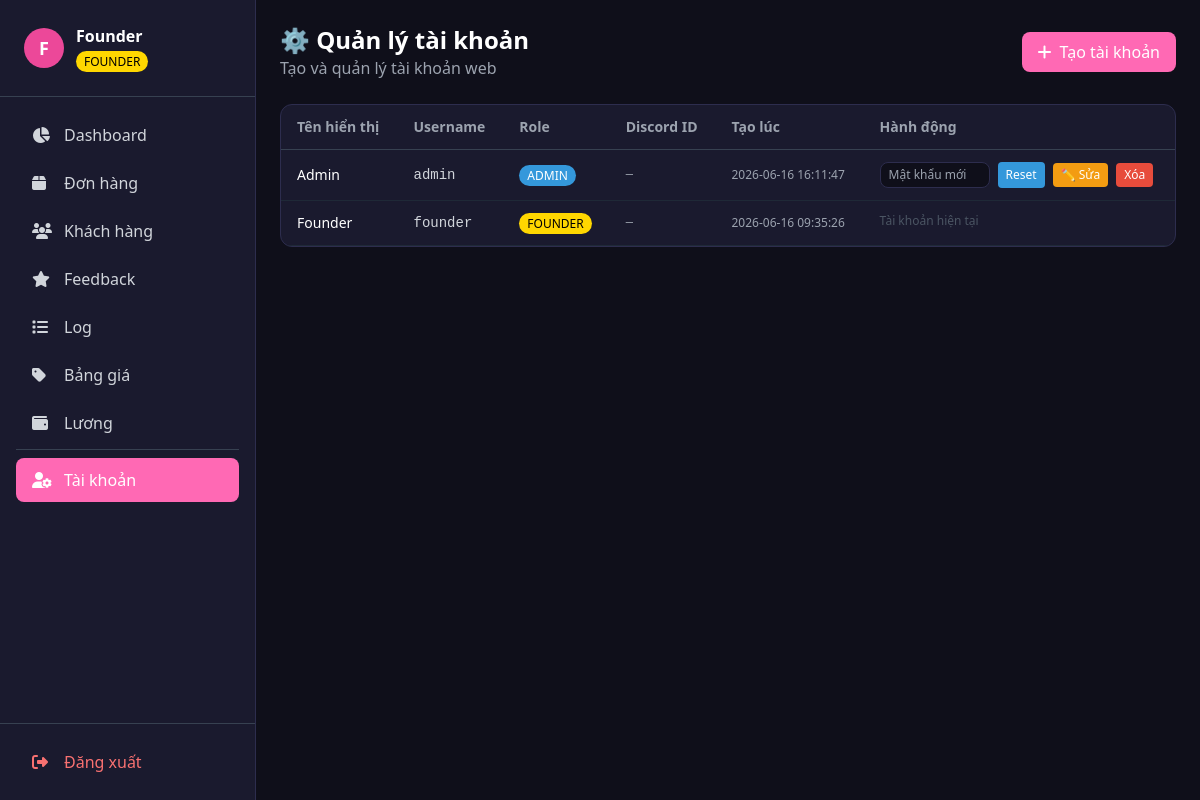
The app's page /accounts (signed in), older data.
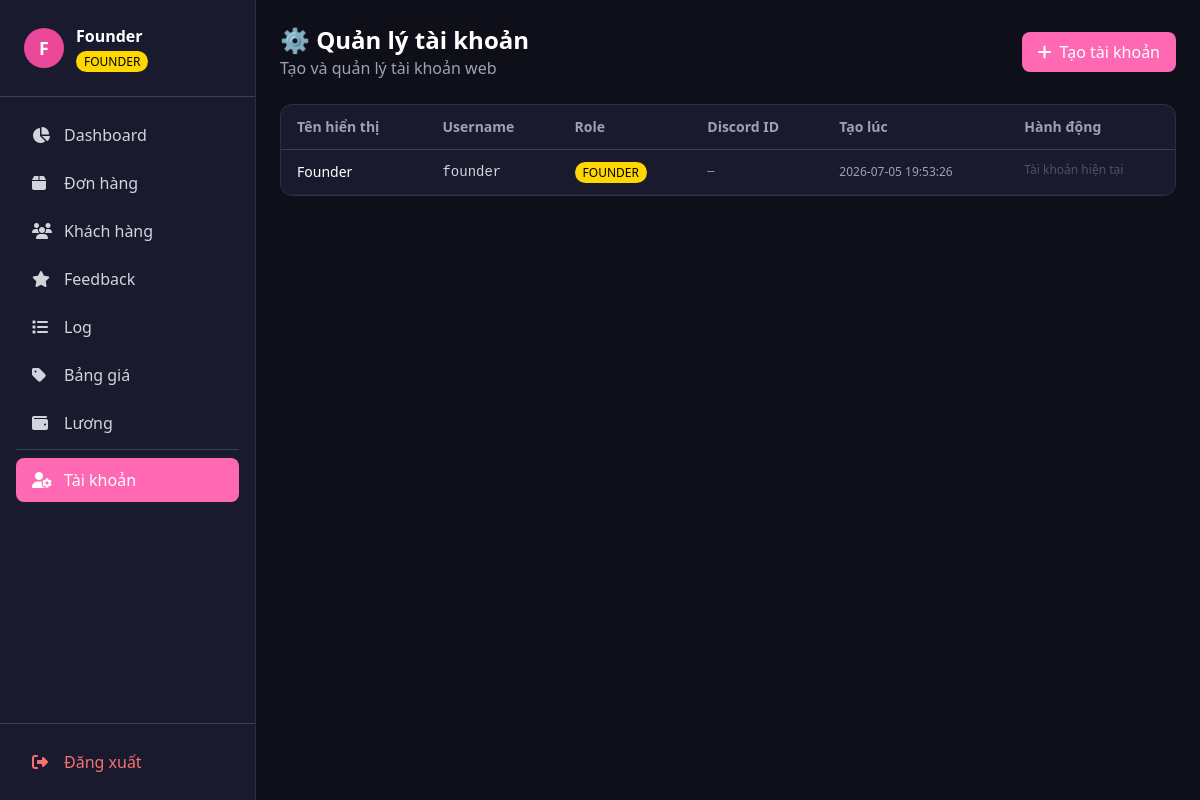
The same page, newer data.
### tables this page shows
CREATE TABLE web_users (
            id           INTEGER PRIMARY KEY AUTOINCREMENT,
            username     TEXT    UNIQUE NOT NULL,
            password     TEXT    NOT NULL,
            display_name TEXT    NOT NULL,
            role         TEXT    NOT NULL DEFAULT 'support',
            discord_id   TEXT,
            created_at   TEXT    DEFAULT (datetime('now','localtime'))
        );

### web/app.py (the view)
@app.route("/accounts")
@login_required
@role_required("founder")
def accounts():
    users = wdb.get_all_users()
    return render_template("accounts.html", users=users)

### web/app.py (called while the page is built)
def login_required(f):
    @wraps(f)
    def decorated(*args, **kwargs):
        if "user_id" not in session:
            return redirect(url_for("login"))
        return f(*args, **kwargs)
    return decorated

def role_required(*roles):
    def decorator(f):
        @wraps(f)
        def decorated(*args, **kwargs):
            if session.get("role") not in roles:
                flash("❌ Bạn không có quyền truy cập trang này!", "error")
                return redirect(url_for("dashboard"))
            return f(*args, **kwargs)
        return decorated
    return decorator

### web_db.py (called while the page is built)
def get_conn():
    conn = sqlite3.connect(DB_PATH)
    conn.row_factory = sqlite3.Row
    return conn

def get_all_users():
    conn = get_conn()
    rows = conn.execute("SELECT * FROM web_users ORDER BY role, username").fetchall()
    conn.close()
    return list(rows)

### web/templates/accounts.html (shortened to what this page needs)
{% extends "base.html" %}
{% block content %}
<div class="mb-6 flex items-center justify-between">
    <div>
        <h1 class="text-2xl font-bold text-white">⚙️ Quản lý tài khoản</h1>
        <p class="text-gray-400">Tạo và quản lý tài khoản web</p>
    </div>
    <a href="/accounts/create" class="btn-primary"><i class="fa fa-plus mr-2"></i>Tạo tài khoản</a>
</div>
<div class="card overflow-hidden">
    <table class="w-full text-sm">
        <thead>
            <tr class="border-b border-gray-700 text-gray-400">
                <th class="px-4 py-3 text-left">Tên hiển thị</th>
                <th class="px-4 py-3 text-left">Username</th>
                <th class="px-4 py-3 text-left">Role</th>
                <th class="px-4 py-3 text-left">Discord ID</th>
                <th class="px-4 py-3 text-left">Tạo lúc</th>
                <th class="px-4 py-3 text-left">Hành động</th>
            </tr>
        </thead>
        <tbody>
            {% for u in users %}
            <tr class="border-b border-gray-800 hover:bg-gray-800/30">
                <td class="px-4 py-3 text-white font-medium">{{ u.display_name }}</td>
                <td class="px-4 py-3 text-gray-300 font-mono">{{ u.username }}</td>
                <td class="px-4 py-3">
                    <span class="px-2 py-0.5 rounded-full text-xs badge-{{ u.role }}">{{ u.role.upper() }}</span>
                </td>
                <td class="px-4 py-3 text-gray-400 font-mono text-xs">{{ u.discord_id or '—' }}</td>
                <td class="px-4 py-3 text-gray-400 text-xs">{{ u.created_at }}</td>
                <td class="px-4 py-3 flex gap-2 items-center flex-wrap">
                    {% if u.id != session.user_id %}
                    <form method="POST" action="/accounts/{{ u.id }}/reset" class="flex gap-2">
                        <input type="text" name="new_password" placeholder="Mật khẩu mới" class="text-xs py-1 px-2" style="width:110px">
                        <button type="submit" class="text-xs px-2 py-1 rounded" style="background:#3498DB;color:white">Reset</button>
                    </form>
                    <a href="/accounts/{{ u.id }}/edit" class="text-xs px-2 py-1 rounded" style="background:#F39C12;color:white">✏️ Sửa</a>
                    <form method="POST" action="/accounts/{{ u.id }}/delete" onsubmit="return confirm('Xóa tài khoản này?')">
                        <button type="submit" class="text-xs px-2 py-1 rounded btn-danger">Xóa</button>
                    </form>
                    {% else %}
                    <span class="text-gray-600 text-xs">Tài khoản hiện tại</span>
                    {% endif %}
                </td>
            </tr>
            {% else %}
            <tr><td colspan="6" class="text-center py-8 text-gray-500">Chưa có tài khoản nào</td></tr>
            {% endfor %}
        </tbody>
    </table>
</div>
{% endblock %}

Row changes from the older to the newer data that the page shows:
removed web_users: display_name "Admin", username "admin", role "ADMIN", discord "—", created_at "2026-06-16 16:11:47"
changed web_users "Founder": created_at "2026-06-16 09:35:26" → "2026-07-05 19:53:26"
